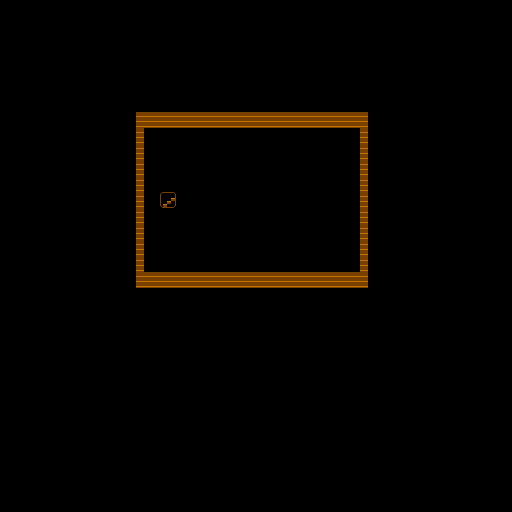

Below is a game level as drawn by its tile map, then a one-line description and the .tmx file that defines it, in full:
An orthogonal 32x32 tile map with 16x16 px tiles, 2 tile layers (main, collision) and 3 objects (cabin, key, enemy).

<map version="1.8" tiledversion="1.8.0" orientation="orthogonal" renderorder="right-down" width="32" height="32" tilewidth="16" tileheight="16" infinite="0" nextlayerid="6" nextobjectid="5">
 <tileset firstgid="1" source="tileset.tsx" />
 <layer id="1" name="main" width="32" height="32">
  <data encoding="csv">
1,1,1,1,1,1,1,1,1,1,1,1,1,1,1,1,1,1,1,1,1,1,1,1,1,1,1,1,1,1,1,1,
1,1,1,1,1,1,1,1,1,1,1,1,1,1,1,1,1,1,1,1,1,1,1,1,1,1,1,1,1,1,1,1,
1,1,1,1,1,1,1,1,1,1,1,1,1,1,1,1,1,1,1,1,1,1,1,1,1,1,1,1,1,1,1,1,
1,1,1,1,1,1,1,1,1,1,1,1,1,1,1,1,1,1,1,1,1,1,1,1,1,1,1,1,1,1,1,1,
1,1,1,1,1,1,1,1,1,1,1,1,1,1,1,1,1,1,1,1,1,1,1,1,1,1,1,1,1,1,1,1,
1,1,1,1,1,1,1,1,1,1,1,1,1,1,1,1,1,1,1,1,1,1,1,1,1,1,1,1,1,1,1,1,
1,1,1,1,1,1,1,1,1,1,1,1,1,1,1,1,1,1,1,1,1,1,1,1,1,1,1,1,1,1,1,1,
1,1,1,1,1,1,1,1,1,1,1,1,1,1,1,1,1,1,1,1,1,1,1,1,1,1,1,1,1,1,1,1,
1,1,1,1,1,1,1,1,1,1,1,1,1,1,1,1,1,1,1,1,1,1,1,1,1,1,1,1,1,1,1,1,
1,1,1,1,1,1,1,1,1,1,1,1,1,1,1,1,1,1,1,1,1,1,1,1,1,1,1,1,1,1,1,1,
1,1,1,1,1,1,1,1,1,1,1,1,1,1,1,1,1,1,1,1,1,1,1,1,1,1,1,1,1,1,1,1,
1,1,1,1,1,1,1,1,1,1,1,1,1,1,1,1,1,1,1,1,1,1,1,1,1,1,1,1,1,1,1,1,
1,1,1,1,1,1,1,1,1,1,17,1,1,1,1,1,1,1,1,1,1,1,1,1,1,1,1,1,1,1,1,1,
1,1,1,1,1,1,1,1,1,1,1,1,1,1,1,1,1,1,1,1,1,1,1,1,1,1,1,1,1,1,1,1,
1,1,1,1,1,1,1,1,1,1,1,1,1,1,1,1,1,1,1,1,1,1,1,1,1,1,1,1,1,1,1,1,
1,1,1,1,1,1,1,1,1,1,1,1,1,1,1,1,1,1,1,1,1,1,1,1,1,1,1,1,1,1,1,1,
1,1,1,1,1,1,1,1,1,1,1,1,1,1,1,1,1,1,1,1,1,1,1,1,1,1,1,1,1,1,1,1,
1,1,1,1,1,1,1,1,1,1,1,1,1,1,1,1,1,1,1,1,1,1,1,1,1,1,1,1,1,1,1,1,
1,1,1,1,1,1,1,1,1,1,1,1,1,1,1,1,1,1,1,1,1,1,1,1,1,1,1,1,1,1,1,1,
1,1,1,1,1,1,1,1,1,1,1,1,1,1,1,1,1,1,1,1,1,1,1,1,1,1,1,1,1,1,1,1,
1,1,1,1,1,1,1,1,1,1,1,1,1,1,1,1,1,1,1,1,1,1,1,1,1,1,1,1,1,1,1,1,
1,1,1,1,1,1,1,1,1,1,1,1,1,1,1,1,1,1,1,1,1,1,1,1,1,1,1,1,1,1,1,1,
1,1,1,1,1,1,1,1,1,1,1,1,1,1,1,1,1,1,1,1,1,1,1,1,1,1,1,1,1,1,1,1,
1,1,1,1,1,1,1,1,1,1,1,1,1,1,1,1,1,1,1,1,1,1,1,1,1,1,1,1,1,1,1,1,
1,1,1,1,1,1,1,1,1,1,1,1,1,1,1,1,1,1,1,1,1,1,1,1,1,1,1,1,1,1,1,1,
1,1,1,1,1,1,1,1,1,1,1,1,1,1,1,1,1,1,1,1,1,1,1,1,1,1,1,1,1,1,1,1,
1,1,1,1,1,1,1,1,1,1,1,1,1,1,1,1,1,1,1,1,1,1,1,1,1,1,1,1,1,1,1,1,
1,1,1,1,1,1,1,1,1,1,1,1,1,1,1,1,1,1,1,1,1,1,1,1,1,1,1,1,1,1,1,1,
1,1,1,1,1,1,1,1,1,1,1,1,1,1,1,1,1,1,1,1,1,1,1,1,1,1,1,1,1,1,1,1,
1,1,1,1,1,1,1,1,1,1,1,1,1,1,1,1,1,1,1,1,1,1,1,1,1,1,1,1,1,1,1,1,
1,1,1,1,1,1,1,1,1,1,1,1,1,1,1,1,1,1,1,1,1,1,1,1,1,1,1,1,1,1,1,1,
1,1,1,1,1,1,1,1,1,1,1,1,1,1,1,1,1,1,1,1,1,1,1,1,1,1,1,1,1,1,1,1
</data>
 </layer>
 <objectgroup id="3" name="cabin">
  <object id="1" name="cabin" x="157.405" y="195.633" width="11.3976" height="9.40863" />
 </objectgroup>
 <objectgroup id="5" name="items">
  <object id="4" name="key" x="321.095" y="182.908" width="16.5467" height="17.8883" />
 </objectgroup>
 <objectgroup id="4" name="enemy">
  <object id="2" name="enemy" x="320.92" y="244.35" width="19.1402" height="15.1107" />
 </objectgroup>
 <layer id="2" name="collision" width="32" height="32">
  <data encoding="csv">
0,0,0,0,0,0,0,0,0,0,0,0,0,0,0,0,0,0,0,0,0,0,0,0,0,0,0,0,0,0,0,0,
0,0,0,0,0,0,0,0,0,0,0,0,0,0,0,0,0,0,0,0,0,0,0,0,0,0,0,0,0,0,0,0,
0,0,0,0,0,0,0,0,0,0,0,0,0,0,0,0,0,0,0,0,0,0,0,0,0,0,0,0,0,0,0,0,
0,0,0,0,0,0,0,0,0,0,0,0,0,0,0,0,0,0,0,0,0,0,0,0,0,0,0,0,0,0,0,0,
0,0,0,0,0,0,0,0,0,0,0,0,0,0,0,0,0,0,0,0,0,0,0,0,0,0,0,0,0,0,0,0,
0,0,0,0,0,0,0,0,0,0,0,0,0,0,0,0,0,0,0,0,0,0,0,0,0,0,0,0,0,0,0,0,
0,0,0,0,0,0,0,0,0,0,0,0,0,0,0,0,0,0,0,0,0,0,0,0,0,0,0,0,0,0,0,0,
0,0,0,0,0,0,0,0,7,5,5,5,5,5,5,5,5,5,5,5,5,5,5,0,0,0,0,0,0,0,0,0,
0,0,0,0,0,0,0,0,7,0,0,0,0,0,0,0,0,0,0,0,0,0,7,0,0,0,0,0,0,0,0,0,
0,0,0,0,0,0,0,0,7,0,0,0,0,0,0,0,0,0,0,0,0,0,7,0,0,0,0,0,0,0,0,0,
0,0,0,0,0,0,0,0,7,0,0,0,0,0,0,0,0,0,0,0,0,0,7,0,0,0,0,0,0,0,0,0,
0,0,0,0,0,0,0,0,7,0,0,0,0,0,0,0,0,0,0,0,0,0,7,0,0,0,0,0,0,0,0,0,
0,0,0,0,0,0,0,0,7,0,0,0,0,0,0,0,0,0,0,0,0,0,7,0,0,0,0,0,0,0,0,0,
0,0,0,0,0,0,0,0,7,0,0,0,0,0,0,0,0,0,0,0,0,0,7,0,0,0,0,0,0,0,0,0,
0,0,0,0,0,0,0,0,7,0,0,0,0,0,0,0,0,0,0,0,0,0,7,0,0,0,0,0,0,0,0,0,
0,0,0,0,0,0,0,0,7,0,0,0,0,0,0,0,0,0,0,0,0,0,7,0,0,0,0,0,0,0,0,0,
0,0,0,0,0,0,0,0,7,0,0,0,0,0,0,0,0,0,0,0,0,0,7,0,0,0,0,0,0,0,0,0,
0,0,0,0,0,0,0,0,7,5,5,5,5,5,5,5,5,5,5,5,5,5,5,0,0,0,0,0,0,0,0,0,
0,0,0,0,0,0,0,0,0,0,0,0,0,0,0,0,0,0,0,0,0,0,0,0,0,0,0,0,0,0,0,0,
0,0,0,0,0,0,0,0,0,0,0,0,0,0,0,0,0,0,0,0,0,0,0,0,0,0,0,0,0,0,0,0,
0,0,0,0,0,0,0,0,0,0,0,0,0,0,0,0,0,0,0,0,0,0,0,0,0,0,0,0,0,0,0,0,
0,0,0,0,0,0,0,0,0,0,0,0,0,0,0,0,0,0,0,0,0,0,0,0,0,0,0,0,0,0,0,0,
0,0,0,0,0,0,0,0,0,0,0,0,0,0,0,0,0,0,0,0,0,0,0,0,0,0,0,0,0,0,0,0,
0,0,0,0,0,0,0,0,0,0,0,0,0,0,0,0,0,0,0,0,0,0,0,0,0,0,0,0,0,0,0,0,
0,0,0,0,0,0,0,0,0,0,0,0,0,0,0,0,0,0,0,0,0,0,0,0,0,0,0,0,0,0,0,0,
0,0,0,0,0,0,0,0,0,0,0,0,0,0,0,0,0,0,0,0,0,0,0,0,0,0,0,0,0,0,0,0,
0,0,0,0,0,0,0,0,0,0,0,0,0,0,0,0,0,0,0,0,0,0,0,0,0,0,0,0,0,0,0,0,
0,0,0,0,0,0,0,0,0,0,0,0,0,0,0,0,0,0,0,0,0,0,0,0,0,0,0,0,0,0,0,0,
0,0,0,0,0,0,0,0,0,0,0,0,0,0,0,0,0,0,0,0,0,0,0,0,0,0,0,0,0,0,0,0,
0,0,0,0,0,0,0,0,0,0,0,0,0,0,0,0,0,0,0,0,0,0,0,0,0,0,0,0,0,0,0,0,
0,0,0,0,0,0,0,0,0,0,0,0,0,0,0,0,0,0,0,0,0,0,0,0,0,0,0,0,0,0,0,0,
0,0,0,0,0,0,0,0,0,0,0,0,0,0,0,0,0,0,0,0,0,0,0,0,0,0,0,0,0,0,0,0
</data>
 </layer>
</map>
